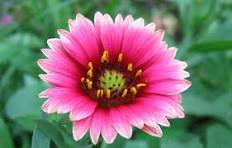
#> input picture image.jpg, 232 x 148 px, found by its file name
$ python EXP-3.py
#> lines starting #> are read from the running program, lines starting #| are printed output that depends on the picture
import cv2

# Read image
img = cv2.imread(r"C:\Users\yeshw\OneDrive\Documents\COMPUTER VISION\EXPERIMENTS\image.jpg")
#> img is the input picture: shape (148, 232, 3); mean B, G, R 112.5, 115.7, 128.6

if img is None:
    print("Image not found!")
else:
    # Convert image to grayscale
    gray = cv2.cvtColor(img, cv2.COLOR_BGR2GRAY)
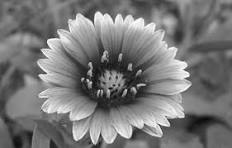
#> gray: shape (148, 232); min 8, max 255, mean 119.2

    # Apply Canny Edge Detection
    edges = cv2.Canny(gray, 100, 200)
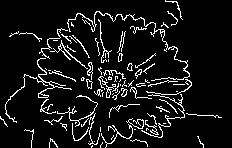
#> edges: shape (148, 232); 8.6% white in thin lines or dots

    # Display images
    cv2.imshow("Original Image", img)
    cv2.imshow("Canny Edge Detection", edges)

    cv2.waitKey(0)
    cv2.destroyAllWindows()
